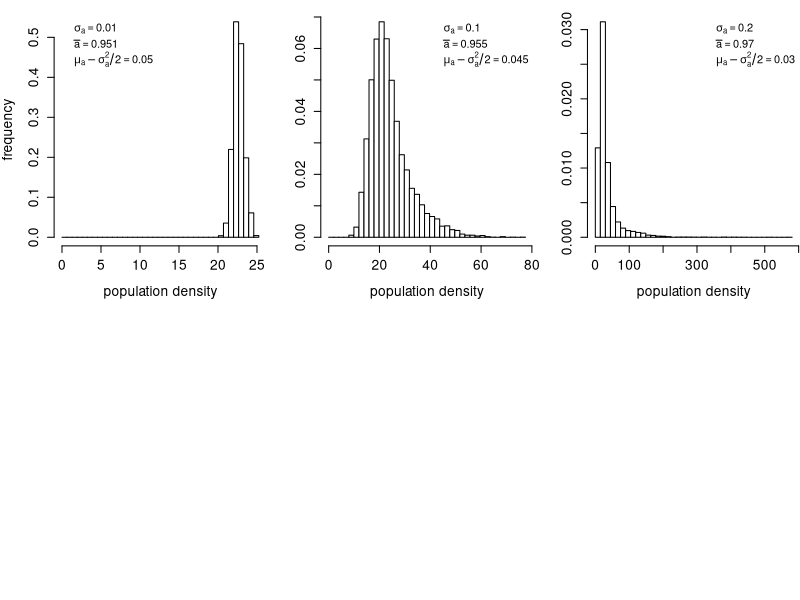

The R script that drew this image: (Note: a time limit stopped this script after it produced the figure.)
# The Example-SingleVariable.R file for the Methods in Ecology and Evolution (2018) paper 
# "The structured demography of open populations in fluctuating environments" 
# by Sebastian Schreiber and Jacob Moore. 
# See the READ-ME.txt for an overview of the files and their dependencies. 

# This file studies the simple, scalar model 
# n(t+1)=exp(mua+sigmaa*Z1(t+1))*n(t)+exp(mub+sigmab*Z2(t+1))
# where Z1, Z2 are standard normals. 



# load packages
library(mvtnorm) # for the multivariate normal command
library(viridis)

# numerical simulator for the process
sim=function(parms,Tmax=100){
  set.seed(1)
  mua=parms$mua
  mub=parms$mub
  sigmaa=parms$sigmaa
  sigmab=parms$sigmab
  rho=parms$rho
  n=numeric(Tmax)
  n[1]=exp(mub+sigmab^2/2)/(1-exp(mua+sigmaa^2/2))
  Sigma=rbind(c(sigmaa^2,rho*sigmaa*sigmab),c(rho*sigmaa*sigmab,sigmab^2))
  for(t in 2:Tmax){
    X=exp(rmvnorm(n=1,mean=c(mua,mub),sigma=Sigma))
    n[t]=X[1]*n[t-1]+X[2]
  }
  return(n)
}


# analytic computation of variance for stationary distribution
v.func=function(parms){
  mua=parms$mua
  mub=parms$mub
  sigmaa=parms$sigmaa
  sigmab=parms$sigmab
  rho=parms$rho
  nbar=exp(mub+sigmab^2/2)/(1-exp(mua+sigmaa^2/2))
  abar=exp(mua+sigmaa^2/2)
  a2bar=exp(2*mua+2*sigmaa^2)
  bbar=exp(mub+sigmab^2/2)
  var=nbar^2*abar^2*(exp(sigmaa^2)-1)+bbar^2*(exp(sigmab^2)-1)+
    2*nbar*abar*bbar*(exp(sigmaa*sigmab*rho)-1)
  var=var/(1-a2bar)
  return(var)
}

# Figure code
pdf("single-variableA.pdf",width=7,height=4)
par(cex.lab=1.25,cex.axis=1.25,mar=c(4.1,4.1,1,0))
layout(rbind(c(1,2,3),c(4,4,4)))
hist.col='white'

# base parameters
parms=list(mua=-0.05,sigmaa=0.05,mub=0.1,sigmab=0.05,rho=0)
#critical sig values for finite mean and finite variance
critical.sig=sqrt(2*(-parms$mua))
critical.sig2=sqrt(-parms$mua)

#Histogram plots
# length of run for each histogram
Tmax=10000

# histogram 1
parms$sigmaa=0.01
out=sim(parms,Tmax)
print(var(out))
print(v.func(parms))
breaks=seq(0,max(out),length=40)
hist(out,breaks=breaks,freq=FALSE,main="",col=hist.col, xlab="population density",ylab="frequency")
legend("topleft",c(expression(sigma[a]==0.01),expression(bar(a)==0.951),expression(mu[a]-sigma[a]^2/2==0.05)),bty="n")

#histogram 2
parms$sigmaa=0.1
out=sim(parms,Tmax)
print(var(out))
print(v.func(parms))
breaks=seq(0,max(out),length=40)
hist(out,breaks=breaks,freq=FALSE,main="",col=hist.col, xlab="population density",ylab="")
legend("topright",c(expression(sigma[a]==0.1),expression(bar(a)==0.955),expression(mu[a]-sigma[a]^2/2==0.045)),bty="n")

#histogram 3
parms$sigmaa=0.2
print(exp(parms$mua+parms$sigmaa^2/2))
out=sim(parms,Tmax)
print(var(out))
print(v.func(parms))
breaks=seq(0,max(out),length=40)
hist(out,breaks=breaks,freq=FALSE,main="",col=hist.col, xlab="population density",ylab="")
legend("topright",c(expression(sigma[a]==0.2),expression(bar(a)==0.970),expression(mu[a]-sigma[a]^2/2==0.03)),bty="n")


# ploting means and variances as a function of sigmaa

# function to compute the mean
M=function(sigmaa)exp(parms$mub+parms$sigmab^2/2)/(1-exp(parms$mua+sigmaa^2/2))
# function to compute the SD
SD=function(sigmaa){
  parms$sigmaa=sigmaa
  return(sqrt(v.func(parms)))
}
# function to compute mean and SD numerically
numericMSD=function(x,Tmax){
  parms$sigmaa=x
  out=sim(parms,Tmax)
  return(c(mean(out),sd(out)))
}

# range of sigma values for analytic and numeric, respectively
sigs=seq(0,critical.sig,length=100)
sigs2=seq(0,critical.sig,by=0.05)
L=length(sigs2)

# compute the numerics
temp=function(x)numericMSD(x,10000)
numerics=sapply(sigs2,temp)
# improve numeric for 0.2,0.25,0.3	
longer=numericMSD(0.2,1000000)
numerics[,5]=longer
longer=numericMSD(0.25,1000000)
numerics[,6]=longer
longer=numericMSD(0.3,1000000)
numerics[,7]=longer

plot(sigs,M(sigs),lwd=2,type="l",xlab=expression(sigma[a]),
     ylab="mean and SD",ylim=c(0,200))
points(sigs2,numerics[1,],pch=4)
abline(v=critical.sig,lty=2)
sigs4=seq(0,critical.sig2*0.99999999,length=100)
second.col = '#969696'
lines(sigs4,sapply(sigs4,SD),lwd=2,col= second.col)
points(sigs2[1:5],numerics[2,1:5],pch=4,col= second.col)
abline(v=critical.sig2,lty=2,col= second.col)
legend('topleft', legend=c('mean', 'SD'), col=c('black', second.col), lty=c(1,1))
dev.off()





# # # plots of how the variance varies with rho (no effect on mean)
# # and variance

# parms=list(mua=-0.05,sigmaa=0.1,mub=0.1,sigmab=0.05,rho=0)



# k=25
# Tmax=1000
# sigs=seq(0,0.2,length=k)
# rhos=seq(0,2,length=k)
# std=matrix(0,k,k)
# c=std
# for(i in 1:k){
  # for(j in 1:k){
    # parms$sigmaa=sigs[i]
    # parms$sigmab=rhos[j]
    # std[i,j]=sqrt(v.func(parms))
    # out=sim(parms,Tmax)
    # out=closed(parms,out)
    # c[i,j]=mean(out)
  # }
# }

# pdf("single-variableB.pdf",width=6,height=5)
# par(cex.axis=1.25,cex.lab=1.25)
# filled.contour(sigs,rhos,log10(std),xlab=expression(sigma[a]),
               # ylab=expression(sigma[b]),main="log standard deviation",
               # color.palette = topo.colors )
# dev.off()

# pdf("single-variableC.pdf",width=6,height=5)
# par(cex.axis=1.25,cex.lab=1.25)
# filled.contour(sigs,rhos,c,xlab=expression(sigma[a]),
               # ylab=expression(sigma[b]),main="closedness",
               # color.palette = topo.colors )
# dev.off()
